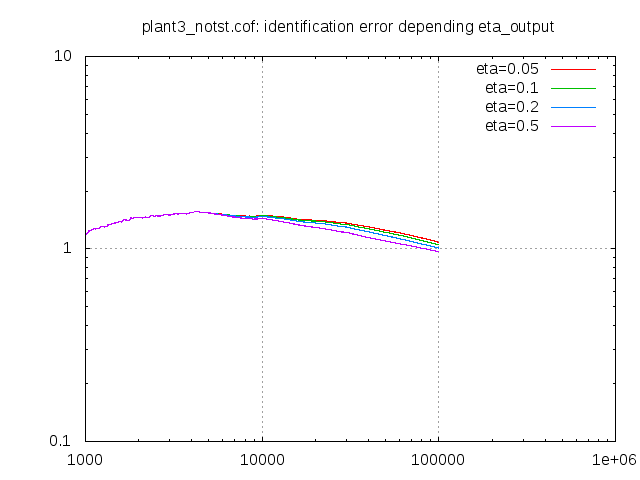

Write gnuplot code to recreate this figure.
##
## for eta in 0.05 0.1 0.2 0.5
## do
##   dcontrf dcontrf.par \
##           eta_output=$eta \
##           cerr_trace_file=cerr_trace_nnc_auf=5k_eta=$eta.dat \
##           iderr_trace_file=iderr_trace_nnc_auf=5k_eta=$eta.dat
##   echo eta=$eta done
## done
##

set grid
set logscale
set terminal png
set output 'iderr_trace_eta_nnc_auf=5k.png'
set title "plant3_notst.cof: identification error depending eta_output"
plot [1000:1000000] \
     'iderr_trace_nnc_auf=5k_eta=0.05.dat' u 3 t 'eta=0.05'   w l, \
     'iderr_trace_nnc_auf=5k_eta=0.1.dat'  u 3 t 'eta=0.1'    w l, \
     'iderr_trace_nnc_auf=5k_eta=0.2.dat'  u 3 t 'eta=0.2'    w l, \
     'iderr_trace_nnc_auf=5k_eta=0.5.dat'  u 3 t 'eta=0.5'    w l

#     'cerr_trace_nnc_auf=0.dat'           u 3 t 'NN-C=const' w l, \
